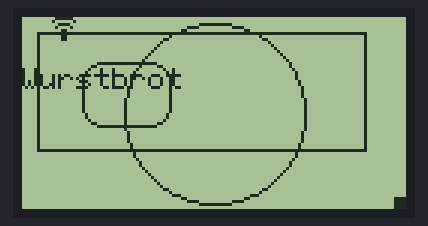
A sketch run on a simulated ESP32. Parts: 128×64 one-colour display.

Above: at 0.1 s.

The sketch:

esp32-st7920-helloworld.ino
```cpp
#include <Arduino.h>
#include <U8g2lib.h>
#ifdef U8X8_HAVE_HW_SPI
#include <SPI.h>
#endif
#ifdef U8X8_HAVE_HW_I2C
#include <Wire.h>
#endif


U8G2_ST7920_128X64_1_SW_SPI u8g2(U8G2_R0, 18, 19, 21, 22);       //Enable, RW, RS, RESET esp32


//Icons für wifi und bluetooth
static unsigned char bluetooth_bits[] = {
   0x10, 0x32, 0x54, 0x38, 0x38, 0x54, 0x32, 0x10 };

static unsigned char wifi_bits[] = {
   0x7e, 0x81, 0x3c, 0x42, 0x18, 0x00, 0x18, 0x18 };


/*******************************************************************
 *                       SETUP
 *****************************************************************/

void setup(void) {

  u8g2.begin();  //starte bildschirm

}


void loop(void) {
  u8g2.firstPage();
  do {
    u8g2.setFont(u8g2_font_6x12_tr);  //schriftart setzen
    u8g2.drawStr(0,24,"Wurstbrot");  //schreibe hello world auf x0 y24
    u8g2.drawXBM(10, 0, 8, 8, wifi_bits); //Zeichne definiertes Bild in 8x8 auf x10y0
    u8g2.drawRFrame(20,15,30,22,7);
    u8g2.drawBox(124,60,4,4);
    u8g2.drawFrame(5,5,110,40);
    u8g2.drawCircle(64, 32, 30, U8G2_DRAW_ALL);
  } while ( u8g2.nextPage() );
  //delay(1000);
}
```
